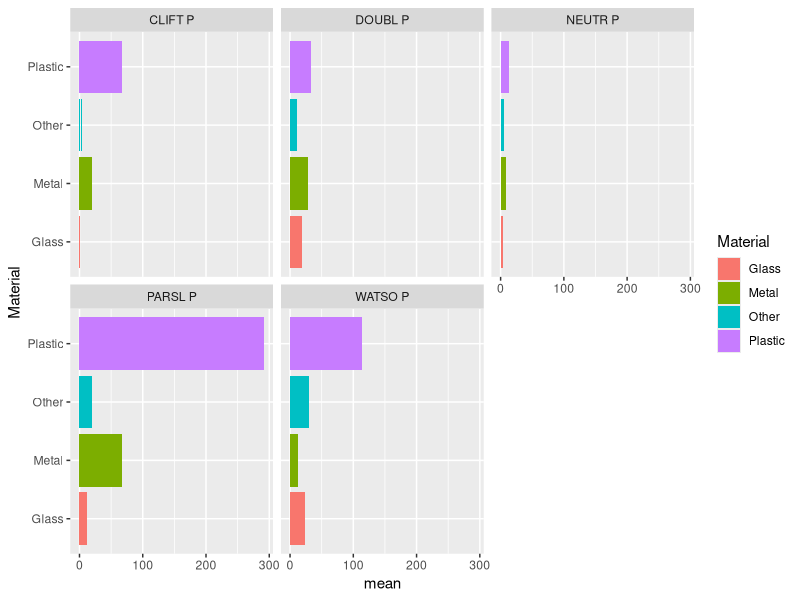
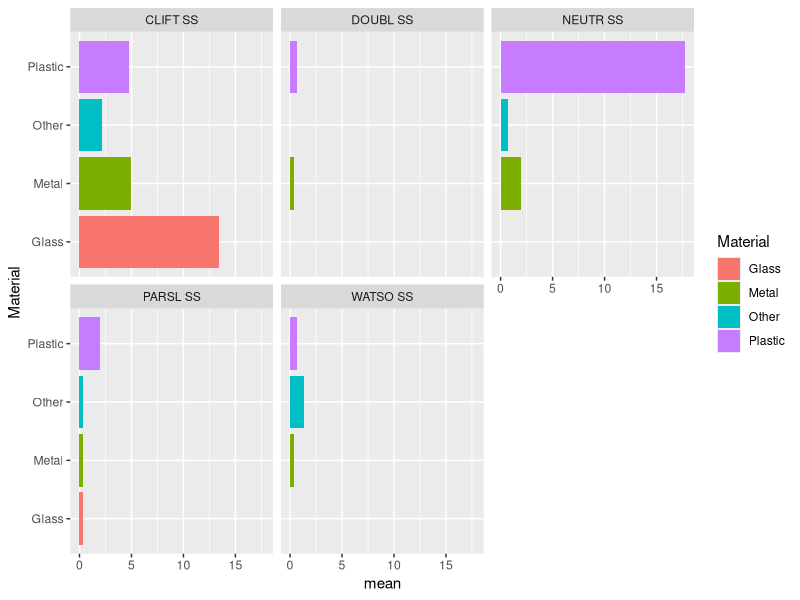
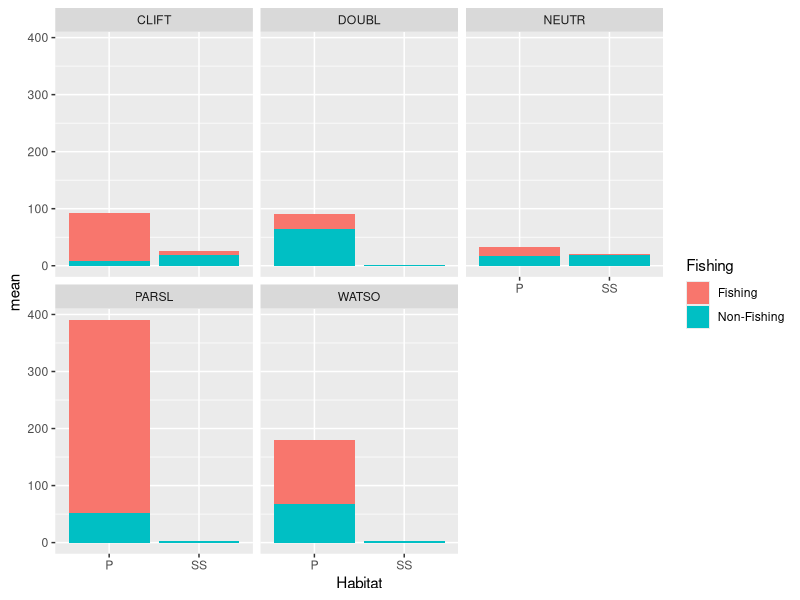
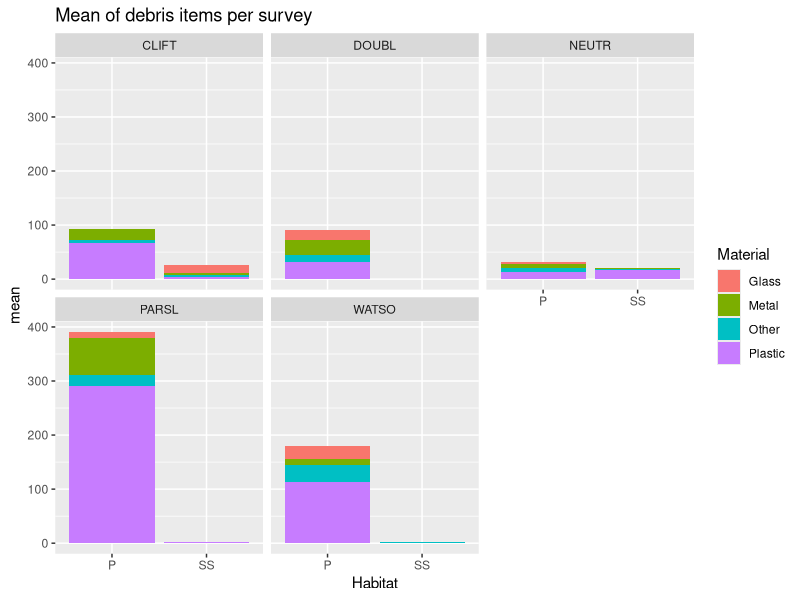
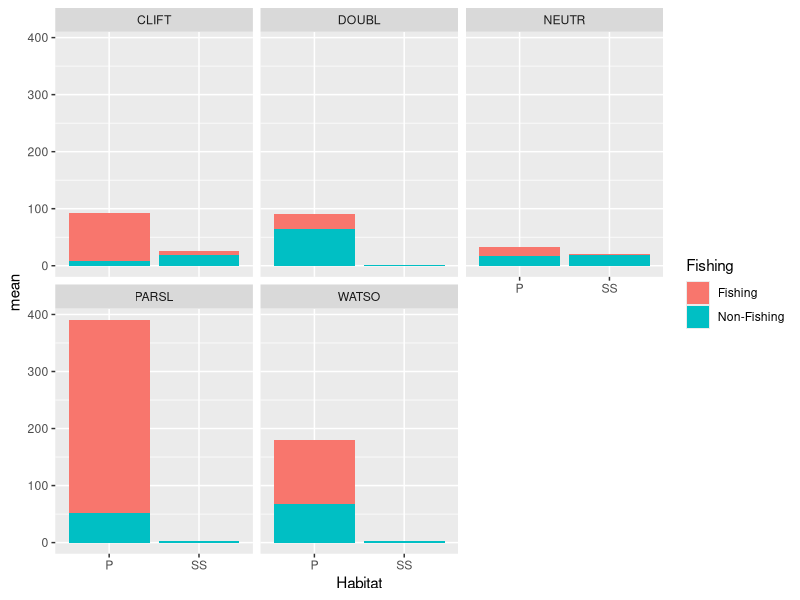
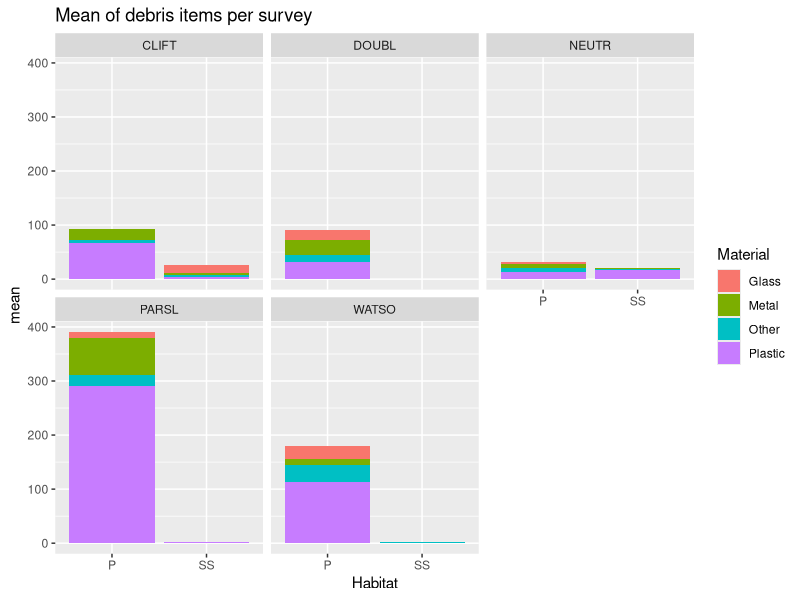

These figures' R source, in order: (Note: this script raises an error after producing the figures.)
## ---- chunk 1
knitr::opts_chunk$set(echo = TRUE)
## ---- chunk 2
lib.load = c("here", "ggplot2", "dplyr", "lubridate", "forcats", "ggthemes", "knitr", "kableExtra") 
lapply(lib.load, require, character.only = TRUE) 

## ---- chunk 3
data <- read.csv(file="data/all_data.csv", header=T, sep=",")
data$Date <- dmy(data$Date)
data$Notes <- as.character(data$Notes)

site_select <- data %>%
  filter(Team=="UNSW" & Location %in% c("DOUBL","WATSO","PARSL","NEUTR","CLIFT")) %>%
  select(-Habitat2, -Fragment, -Whole)
## ---- chunk 4
item_code <- read.csv(file="data/CSIRO-code.csv", header=T, sep=",") #load item names
item_code <- item_code %>%
  select(ID, item_name) #filter out material as some item types may have more than one material type (ex. fishing items, furniture)
## ---- chunk 5
#create a count for number of surveys
sampling_dates <- data %>%
  group_by(Location) %>%
  filter(Team=="UNSW") %>%
  count(Date)

#take away the debris count
sampling_dates$n <- NULL

sampling_dates <- sampling_dates %>%
  count(Location) %>%
  arrange(desc(n)) %>%
  rename(NumberSurveys=n)

#join survey to site select
site_select <- left_join(site_select, sampling_dates, by="Location")
## ---- chunk 6
#normalise sites
site_total_item <- site_select %>%
  group_by(Site, Material, ID) %>%
  mutate(mean=sum(Total)/NumberSurveys, #mean of item type per site
         mean_sd=sd(Total)) %>% #sd of item type per site
        ungroup()

site_total_item <- site_total_item %>%
  select(Location, Habitat, Site, Material, ID, mean, mean_sd) %>%
  filter(mean > 0) %>%
  distinct()
  
site_total_item <- left_join(site_total_item, item_code, by="ID")

top_items_per_site <- site_total_item %>% group_by(Site) %>% top_n(2, mean)
## ---- chunk 7
item_total <- site_select %>%
  group_by(Material, ID) %>%
  mutate(sum=sum(Total), #sum of total items by type
         sd=sd(Total)) %>% #sd of total items by type
        select(ID, Material, sum, sd) %>% #remove irrelevant columns
        filter(sum>0) %>% #remove null values
        arrange(desc(sum)) %>% #show high counts first
        distinct() %>% #remove duplicate entries
        ungroup()

item_total <- left_join(item_total, item_code, by="ID") #join item names

top_items <- item_total %>% top_n(20, sum) #show top 20 items over all surveys combined

rmarkdown::paged_table(top_items) %>% #print clean table
kable("html", col.names = c("ID", "Material", "Sum", "SD", "Name"),
      caption = "Top 20 items across all surveys") %>% 
  kable_styling(bootstrap_options="condensed", position="left") %>%
  scroll_box(width = "100%", height = "500px")
## ---- chunk 8
#normalise sites
site_total_mat <- site_select %>%
  group_by(Site, Material) %>%  #group by material findings at each site
  summarise(mean=mean(Total), #mean of item type per site
         mean_sd=sd(Total)) %>% #sd of item type per site
        ungroup()

# plyr version of the same thing:
# site_total_mat <- plyr::ddply(site_select,
#                         .(Site, Material), # group by these factors
#                         summarise,
#                         mean=mean(Total),
#                         sd=sd(Total)
#                         )


site_total_mat <- site_total_mat %>%
  filter(mean > 0) %>% #remove 0 values
  distinct() #remove duplicates

# rename material categories 
var_change <- c("Ceramic", "Undetermined", "E-Waste", "Paper", "Construction", "Organic", "Unknown", "Timber", "Foam", "Brick or Cement", "Rubber", "Cloth", "") #state variables to rename
site_total_mat$Material <- as.character(site_total_mat$Material) #change Material to character
site_total_mat$Material[site_total_mat$Material %in% var_change] = "Other" #set categories to Other

#top materials at each site by mean
top_mat_per_site <- site_total_mat %>% group_by(Site) %>% top_n(1, mean)

rmarkdown::paged_table(top_mat_per_site) %>% #print clean table
kable("html", col.names = c("Site", "Material", "Mean", "SD"),
      caption = "Top Material Type per Site") %>% 
  kable_styling(bootstrap_options="condensed", position="left") %>%
  scroll_box(width = "100%", height = "500px")
## ---- chunk 9
P <- site_select %>%
  filter(Habitat=="P") #isolate pier sites

total_P <- P %>%
  group_by(Site, Material, ID) %>% #looking at item types per site
  summarise(item_total=sum(Total), #total number of each item per site
            mean=item_total/unique(NumberSurveys)) %>% #mean of each item per site
  arrange(desc(mean)) #listed by largest means

total_P <- left_join(total_P, item_code, by="ID") #adding item name

# total_P <- total_P %>%
#   filter(mean>0) #filter out zero values

total_P$Material <- as.character(total_P$Material) #change Material to character
total_P$Material[total_P$Material %in% var_change] = "Other" #set categories to Other

p_total_P <- total_P %>%
  mutate(item_name=fct_reorder(item_name,desc(mean))) %>%
  ggplot( aes(x=Material, y=mean, fill=Material)) +
  geom_col() +
  coord_flip() +
  facet_wrap(~Site)

p_total_P

# ggsave(filename = "figures/total_p.png", plot = p_total_P, dpi = 600)
## ---- chunk 10
SS <- site_select %>%
  filter(Habitat=="SS")

total_SS <- SS %>%
  group_by(Site, Material, ID) %>% #looking at item types per site
  summarise(item_total=sum(Total), #total number of each item per site
            mean=item_total/unique(NumberSurveys)) %>% #mean of each item per site
  arrange(desc(mean)) #listed by largest means

total_SS <- left_join(total_SS, item_code, by="ID") #adding item name

# total_SS <- total_SS %>%
#   filter(mean>0) #filter out zero values

total_SS$Material <- as.character(total_SS$Material) #change Material to character
total_SS$Material[total_SS$Material %in% var_change] = "Other" #set categories to Other

p_total_SS <- total_SS %>%
  mutate(item_name=fct_reorder(item_name,desc(mean))) %>% 
  ggplot( aes(x=Material, y=mean, fill=Material)) +
  geom_col() +
  coord_flip() + 
  facet_wrap(~Site)

p_total_SS

# ggsave(filename = "figures/total_ss.png", plot = p_total_SS, dpi = 600)
## ---- chunk 11
fishing <- site_select %>%
  group_by(Site, Fishing) %>% #group by fishing or non-fishing
  summarise(item_total=sum(Total), #total fishing items
            mean=item_total/unique(NumberSurveys)) %>% #total per survey
  arrange(desc(mean))

site_habitat <- site_select %>%
  select(Site, Habitat, Location) %>%
  distinct() #create df for labeling

fishing <- left_join(fishing, site_habitat, by="Site") #join for labeling

p_fishing <- fishing %>%
  ggplot( aes(x=Habitat, y=mean, fill=Fishing)) +
  geom_bar(position="stack", stat="identity") +
  facet_wrap(~Location)

p_fishing

ggsave(filename = "figures/fishing.png", plot = p_fishing, dpi = 600)
## ---- chunk 12
habitat <- site_select %>%
  group_by(Location, Habitat, Material) %>%
  summarise(item_total=sum(Total), #total number of each material type per site
            mean=item_total/unique(NumberSurveys), #mean of each material type per site
            mean_sd=sd(Total)) %>% #sd of each material type per site
  arrange(desc(mean))

# habitat <- habitat %>%
#   filter(mean>0) %>% #filter null values

habitat$Material <- as.character(habitat$Material) #change Material to character
habitat$Material[habitat$Material %in% var_change] = "Other" #set categories to Other

p_habitat <- habitat %>%
  ggplot( aes(x=Habitat, y=mean, fill=Material)) +
  geom_bar(position="stack", stat="identity") +
  ggtitle("Mean of debris items per survey") +
  facet_wrap(~Location)
p_habitat

ggsave(filename = "figures/habitat.png", plot = p_habitat, dpi = 600)
## ---- chunk 13
site_select_sum <- site_select %>%
  group_by(Date, Location, Habitat) %>%
  summarise(sum=sum(Total), mean=mean(Total), sd=sd(Total))

    
    top_Round <- df.sum %>%
      group_by(Cycle) %>%
      top_n(5, sum) 
    
time_line <- ggplot(site_select_sum, aes(x=Date, y=sum, group=Habitat, colour=Habitat)) +
      geom_line() +
      geom_point() +
      ggtitle("Debris count per Survey") +
      guides(colour=guide_legend("Item type")) +
      ylab("Total item count") +
      facet_wrap(~Location)
    time_line
    
    ggsave(filename = "figures/timeline.png", plot = time_line, dpi = 600)
